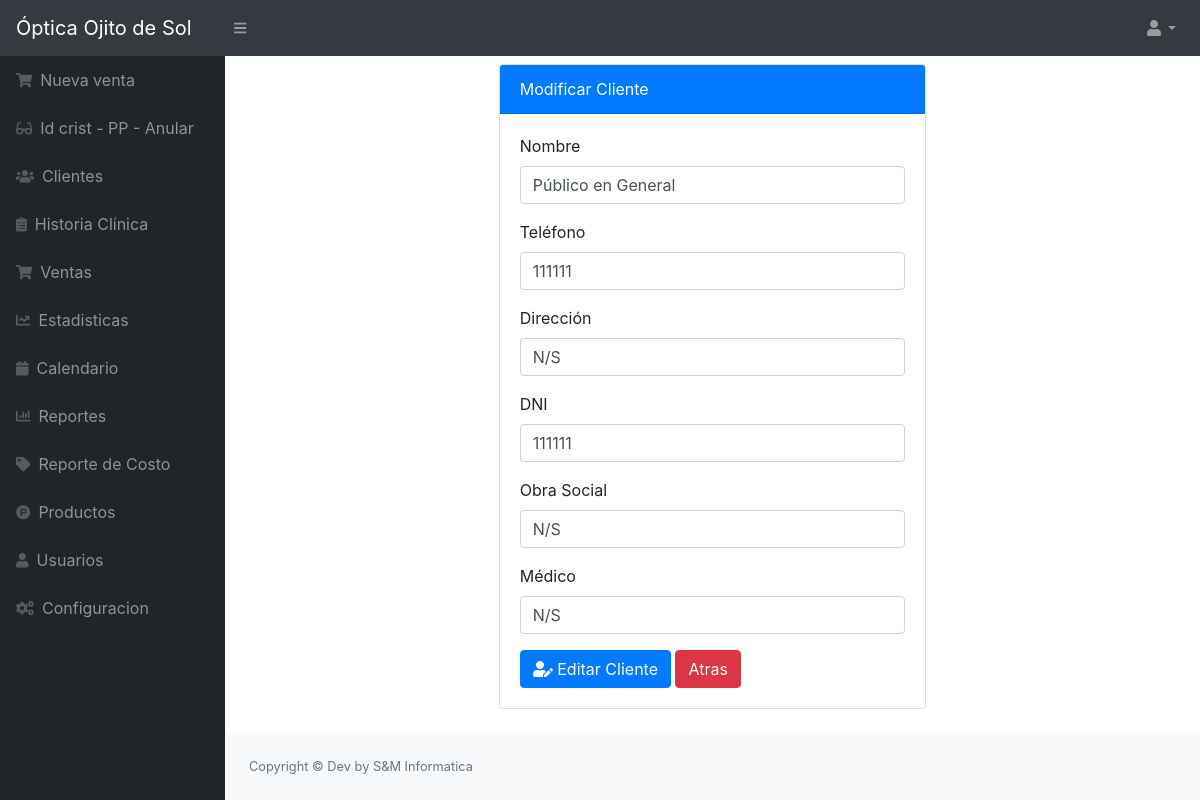
Screenshot of /src/editar_cliente.php?id=1 (signed in) with the database file from the repository.
### tables this page shows
CREATE TABLE `cliente` (
  `idcliente` int NOT NULL,
  `nombre` varchar(100) NOT NULL,
  `telefono` varchar(15) NOT NULL,
  `direccion` varchar(200) NOT NULL,
  `usuario_id` int NOT NULL,
  `estado` int NOT NULL DEFAULT '1',
  `dni` varchar(12) NOT NULL,
  `obrasocial` varchar(30) NOT NULL,
  `medico` varchar(30) NOT NULL
);

### src/editar_cliente.php (the view, shortened to what this page needs)
<?php
include "../conexion.php";
$idcliente = (int) $_REQUEST['id'];
$sql = mysqli_query($conexion, "SELECT * FROM cliente WHERE idcliente = $idcliente");
$data = mysqli_fetch_assoc($sql);
$nombre     = $data['nombre'];
$telefono   = $data['telefono'];
$direccion  = $data['direccion'];
$dni        = $data['dni'];
$obrasocial = $data['obrasocial'];
$medico     = $data['medico'];
include_once "includes/header.php";
?>
<div class="container-fluid">
    <div class="row">
        <div class="col-lg-6 m-auto">
            <div class="card">
                <div class="card-header bg-primary text-white">
                    Modificar Cliente
                </div>
                <div class="card-body">
                    <form class="" action="" method="post">
                        <div class="form-group">
                            <label for="nombre">Nombre</label>
                            <input type="text" placeholder="Ingrese Nombre" name="nombre" class="form-control" id="nombre" value="<?php echo $nombre; ?>">
                        </div>
                        <div class="form-group">
                            <label for="telefono">Teléfono</label>
                            <input type="number" placeholder="Ingrese Teléfono" name="telefono" class="form-control" id="telefono" value="<?php echo $telefono; ?>">
                        </div>
                        <div class="form-group">
                            <label for="direccion">Dirección</label>
                            <input type="text" placeholder="Ingrese Direccion" name="direccion" class="form-control" id="direccion" value="<?php echo $direccion; ?>">
                        </div>
                        <div class="form-group">
                            <label for="dni">DNI</label>
                            <input type="text" placeholder="Ingrese Documento" name="dni" id="dni" class="form-control" value="<?php echo htmlspecialchars($dni); ?>">
                        </div>
                        <div class="form-group">
                            <label for="obrasocial">Obra Social</label>
                            <input type="text" placeholder="Ingrese Obra Social" name="obrasocial" id="obrasocial" class="form-control" value="<?php echo htmlspecialchars($obrasocial); ?>">
                        </div>
                        <div class="form-group">
                            <label for="medico">Médico</label>
                            <input type="text" placeholder="Ingrese Medico" name="medico" id="medico" class="form-control" value="<?php echo htmlspecialchars($medico); ?>">
                        </div>
                        <button type="submit" class="btn btn-primary"><i class="fas fa-user-edit"></i> Editar Cliente</button>
                        <a href="clientes.php" class="btn btn-danger">Atras</a>
                    </form>
                </div>
            </div>
        </div>
    </div>
</div>
<?php include_once "includes/footer.php"; ?>

### rows the page displays
cliente: nombre "Público en General", telefono "111111", direccion "N/S", dni "111111", obrasocial "N/S", medico "N/S"
